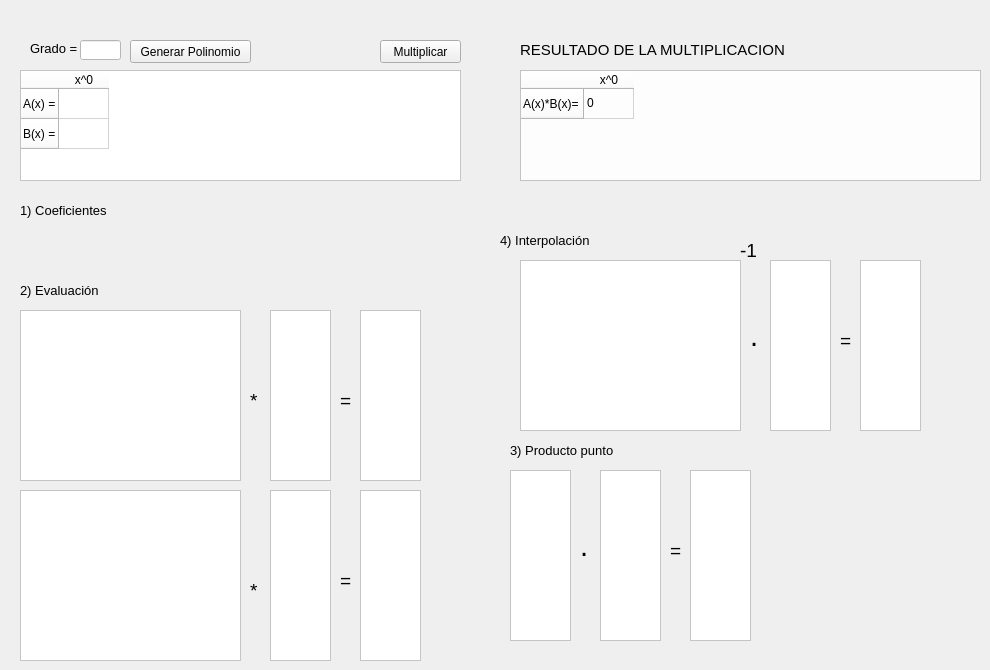
   <widget class="QWidget" name="tab_2">
    <attribute name="title">
     <string>b) FFT, con Matriz de Vandermonde en Reales</string>
    </attribute>
    <widget class="QTableWidget" name="tablaVectorMB">
     <property name="geometry">
      <rect>
       <x>360</x>
       <y>490</y>
       <width>61</width>
       <height>171</height>
      </rect>
     </property>
     <property name="styleSheet">
      <string notr="true">background-color: rgb(255, 255, 255);</string>
     </property>
     <attribute name="horizontalHeaderVisible">
      <bool>false</bool>
     </attribute>
     <attribute name="horizontalHeaderDefaultSectionSize">
      <number>50</number>
     </attribute>
     <attribute name="verticalHeaderVisible">
      <bool>false</bool>
     </attribute>
    </widget>
    <widget class="QLabel" name="lblVectorB">
     <property name="geometry">
      <rect>
       <x>40</x>
       <y>240</y>
       <width>121</width>
       <height>20</height>
      </rect>
     </property>
     <property name="text">
      <string/>
     </property>
    </widget>
    <widget class="QTableWidget" name="tablaVectorB">
     <property name="geometry">
      <rect>
       <x>270</x>
       <y>490</y>
       <width>61</width>
       <height>171</height>
      </rect>
     </property>
     <property name="styleSheet">
      <string notr="true">background-color: rgb(255, 255, 255);</string>
     </property>
     <attribute name="horizontalHeaderVisible">
      <bool>false</bool>
     </attribute>
     <attribute name="horizontalHeaderDefaultSectionSize">
      <number>50</number>
     </attribute>
     <attribute name="verticalHeaderVisible">
      <bool>false</bool>
     </attribute>
    </widget>
    <widget class="QTableWidget" name="matrizReal1_2">
     <property name="geometry">
      <rect>
       <x>20</x>
       <y>490</y>
       <width>221</width>
       <height>171</height>
      </rect>
     </property>
     <property name="styleSheet">
      <string notr="true">background-color: rgb(255, 255, 255);</string>
     </property>
     <attribute name="horizontalHeaderVisible">
      <bool>false</bool>
     </attribute>
     <attribute name="horizontalHeaderDefaultSectionSize">
      <number>50</number>
     </attribute>
     <attribute name="verticalHeaderVisible">
      <bool>false</bool>
     </attribute>
    </widget>
    <widget class="QTableWidget" name="tablaVectorA">
     <property name="geometry">
      <rect>
       <x>270</x>
       <y>310</y>
       <width>61</width>
       <height>171</height>
      </rect>
     </property>
     <property name="styleSheet">
      <string notr="true">background-color: rgb(255, 255, 255);</string>
     </property>
     <attribute name="horizontalHeaderVisible">
      <bool>false</bool>
     </attribute>
     <attribute name="horizontalHeaderDefaultSectionSize">
      <number>50</number>
     </attribute>
     <attribute name="verticalHeaderVisible">
      <bool>false</bool>
     </attribute>
    </widget>
    <widget class="QLabel" name="lblResultadoMatriz_7">
     <property name="geometry">
      <rect>
       <x>340</x>
       <y>390</y>
       <width>16</width>
       <height>20</height>
      </rect>
     </property>
     <property name="font">
      <font>
       <pointsize>14</pointsize>
      </font>
     </property>
     <property name="text">
      <string>=</string>
     </property>
    </widget>
    <widget class="QTableWidget" name="matrizReal1">
     <property name="geometry">
      <rect>
       <x>20</x>
       <y>310</y>
       <width>221</width>
       <height>171</height>
      </rect>
     </property>
     <property name="styleSheet">
      <string notr="true">background-color: rgb(255, 255, 255);</string>
     </property>
     <attribute name="horizontalHeaderVisible">
      <bool>false</bool>
     </attribute>
     <attribute name="horizontalHeaderDefaultSectionSize">
      <number>50</number>
     </attribute>
     <attribute name="verticalHeaderVisible">
      <bool>false</bool>
     </attribute>
    </widget>
    <widget class="QLabel" name="lblResultadoMatriz_8">
     <property name="geometry">
      <rect>
       <x>340</x>
       <y>570</y>
       <width>16</width>
       <height>20</height>
      </rect>
     </property>
     <property name="font">
      <font>
       <pointsize>14</pointsize>
      </font>
     </property>
     <property name="text">
      <string>=</string>
     </property>
    </widget>
    <widget class="QLabel" name="lblResultadoMatriz_6">
     <property name="geometry">
      <rect>
       <x>250</x>
       <y>580</y>
       <width>16</width>
       <height>20</height>
      </rect>
     </property>
     <property name="font">
      <font>
       <pointsize>14</pointsize>
      </font>
     </property>
     <property name="text">
      <string>*</string>
     </property>
    </widget>
    <widget class="QLabel" name="lblResultadoMatriz_4">
     <property name="geometry">
      <rect>
       <x>20</x>
       <y>280</y>
       <width>121</width>
       <height>20</height>
      </rect>
     </property>
     <property name="font">
      <font>
       <pointsize>10</pointsize>
      </font>
     </property>
     <property name="text">
      <string>2) Evaluación</string>
     </property>
    </widget>
    <widget class="QLabel" name="lblGradoPx">
     <property name="geometry">
      <rect>
       <x>30</x>
       <y>40</y>
       <width>81</width>
       <height>16</height>
      </rect>
     </property>
     <property name="font">
      <font>
       <pointsize>10</pointsize>
      </font>
     </property>
     <property name="text">
      <string>Grado =</string>
     </property>
    </widget>
    <widget class="QLabel" name="lblResultadoMatriz_3">
     <property name="geometry">
      <rect>
       <x>20</x>
       <y>200</y>
       <width>121</width>
       <height>20</height>
      </rect>
     </property>
     <property name="font">
      <font>
       <pointsize>10</pointsize>
      </font>
     </property>
     <property name="text">
      <string>1) Coeficientes</string>
     </property>
    </widget>
    <widget class="QTableWidget" name="tablaPol">
     <property name="geometry">
      <rect>
       <x>20</x>
       <y>70</y>
       <width>441</width>
       <height>111</height>
      </rect>
     </property>
     <property name="styleSheet">
      <string notr="true">background-color: rgb(255, 255, 255);</string>
     </property>
     <attribute name="horizontalHeaderDefaultSectionSize">
      <number>50</number>
     </attribute>
     <row>
      <property name="text">
       <string>A(x) =</string>
      </property>
     </row>
     <row>
      <property name="text">
       <string>B(x) =</string>
      </property>
     </row>
     <column>
      <property name="text">
       <string>x^0</string>
      </property>
     </column>
    </widget>
    <widget class="QPushButton" name="btnGenerarPol">
     <property name="geometry">
      <rect>
       <x>130</x>
       <y>40</y>
       <width>121</width>
       <height>23</height>
      </rect>
     </property>
     <property name="text">
      <string>Generar Polinomio</string>
     </property>
    </widget>
    <widget class="QTableWidget" name="tablaVectorMA">
     <property name="geometry">
      <rect>
       <x>360</x>
       <y>310</y>
       <width>61</width>
       <height>171</height>
      </rect>
     </property>
     <property name="styleSheet">
      <string notr="true">background-color: rgb(255, 255, 255);</string>
     </property>
     <attribute name="horizontalHeaderVisible">
      <bool>false</bool>
     </attribute>
     <attribute name="horizontalHeaderDefaultSectionSize">
      <number>50</number>
     </attribute>
     <attribute name="verticalHeaderVisible">
      <bool>false</bool>
     </attribute>
    </widget>
    <widget class="QLabel" name="lblResultadoMatriz_5">
     <property name="geometry">
      <rect>
       <x>250</x>
       <y>390</y>
       <width>16</width>
       <height>20</height>
      </rect>
     </property>
     <property name="font">
      <font>
       <pointsize>14</pointsize>
      </font>
     </property>
     <property name="text">
      <string>*</string>
     </property>
    </widget>
    <widget class="QLineEdit" name="txtGradoPol">
     <property name="geometry">
      <rect>
       <x>80</x>
       <y>40</y>
       <width>41</width>
       <height>20</height>
      </rect>
     </property>
     <property name="styleSheet">
      <string notr="true">background-color: rgb(255, 255, 255);</string>
     </property>
    </widget>
    <widget class="QPushButton" name="btnMulPol">
     <property name="geometry">
      <rect>
       <x>380</x>
       <y>40</y>
       <width>81</width>
       <height>23</height>
      </rect>
     </property>
     <property name="text">
      <string>Multiplicar</string>
     </property>
    </widget>
    <widget class="QLabel" name="lblVectorA">
     <property name="geometry">
      <rect>
       <x>40</x>
       <y>220</y>
       <width>121</width>
       <height>20</height>
      </rect>
     </property>
     <property name="text">
      <string/>
     </property>
    </widget>
    <widget class="QTableWidget" name="TablaColResultado">
     <property name="geometry">
      <rect>
       <x>860</x>
       <y>260</y>
       <width>61</width>
       <height>171</height>
      </rect>
     </property>
     <property name="styleSheet">
      <string notr="true">background-color: rgb(255, 255, 255);</string>
     </property>
     <attribute name="horizontalHeaderVisible">
      <bool>false</bool>
     </attribute>
     <attribute name="horizontalHeaderDefaultSectionSize">
      <number>50</number>
     </attribute>
     <attribute name="verticalHeaderVisible">
      <bool>false</bool>
     </attribute>
    </widget>
    <widget class="QLabel" name="lblResultadoMatriz_14">
     <property name="geometry">
      <rect>
       <x>740</x>
       <y>240</y>
       <width>121</width>
       <height>20</height>
      </rect>
     </property>
     <property name="font">
      <font>
       <pointsize>14</pointsize>
      </font>
     </property>
     <property name="text">
      <string>-1</string>
     </property>
    </widget>
    <widget class="QTableWidget" name="tablaVectorMB_2">
     <property name="geometry">
      <rect>
       <x>600</x>
       <y>470</y>
       <width>61</width>
       <height>171</height>
      </rect>
     </property>
     <property name="styleSheet">
      <string notr="true">background-color: rgb(255, 255, 255);</string>
     </property>
     <attribute name="horizontalHeaderVisible">
      <bool>false</bool>
     </attribute>
     <attribute name="horizontalHeaderDefaultSectionSize">
      <number>50</number>
     </attribute>
     <attribute name="verticalHeaderVisible">
      <bool>false</bool>
     </attribute>
    </widget>
    <widget class="QTableWidget" name="tablaVectorMA_2">
     <property name="geometry">
      <rect>
       <x>510</x>
       <y>470</y>
       <width>61</width>
       <height>171</height>
      </rect>
     </property>
     <property name="styleSheet">
      <string notr="true">background-color: rgb(255, 255, 255);</string>
     </property>
     <attribute name="horizontalHeaderVisible">
      <bool>false</bool>
     </attribute>
     <attribute name="horizontalHeaderDefaultSectionSize">
      <number>50</number>
     </attribute>
     <attribute name="verticalHeaderVisible">
      <bool>false</bool>
     </attribute>
    </widget>
    <widget class="QLabel" name="lblResultadoMatriz_12">
     <property name="geometry">
      <rect>
       <x>500</x>
       <y>230</y>
       <width>121</width>
       <height>20</height>
      </rect>
     </property>
     <property name="font">
      <font>
       <pointsize>10</pointsize>
      </font>
     </property>
     <property name="text">
      <string>4) Interpolación</string>
     </property>
    </widget>
    <widget class="QLabel" name="lblResultadoMatriz_13">
     <property name="geometry">
      <rect>
       <x>750</x>
       <y>320</y>
       <width>16</width>
       <height>31</height>
      </rect>
     </property>
     <property name="font">
      <font>
       <pointsize>22</pointsize>
      </font>
     </property>
     <property name="text">
      <string>.</string>
     </property>
    </widget>
    <widget class="QLabel" name="lblResultadoMatriz_9">
     <property name="geometry">
      <rect>
       <x>510</x>
       <y>440</y>
       <width>121</width>
       <height>20</height>
      </rect>
     </property>
     <property name="font">
      <font>
       <pointsize>10</pointsize>
      </font>
     </property>
     <property name="text">
      <string>3) Producto punto</string>
     </property>
    </widget>
    <widget class="QLabel" name="lblResultadoMatriz_11">
     <property name="geometry">
      <rect>
       <x>580</x>
       <y>530</y>
       <width>16</width>
       <height>31</height>
      </rect>
     </property>
     <property name="font">
      <font>
       <pointsize>22</pointsize>
      </font>
     </property>
     <property name="text">
      <string>.</string>
     </property>
    </widget>
    <widget class="QTableWidget" name="matrizReal1_3">
     <property name="geometry">
      <rect>
       <x>520</x>
       <y>260</y>
       <width>221</width>
       <height>171</height>
      </rect>
     </property>
     <property name="styleSheet">
      <string notr="true">background-color: rgb(255, 255, 255);</string>
     </property>
     <attribute name="horizontalHeaderVisible">
      <bool>false</bool>
     </attribute>
     <attribute name="horizontalHeaderDefaultSectionSize">
      <number>50</number>
     </attribute>
     <attribute name="verticalHeaderVisible">
      <bool>false</bool>
     </attribute>
    </widget>
    <widget class="QLabel" name="lblResultadoMatriz_10">
     <property name="geometry">
      <rect>
       <x>670</x>
       <y>540</y>
       <width>16</width>
       <height>20</height>
      </rect>
     </property>
     <property name="font">
      <font>
       <pointsize>14</pointsize>
      </font>
     </property>
     <property name="text">
      <string>=</string>
     </property>
    </widget>
    <widget class="QTableWidget" name="tablaProductoPunto_2">
     <property name="geometry">
      <rect>
       <x>770</x>
       <y>260</y>
       <width>61</width>
       <height>171</height>
      </rect>
     </property>
     <property name="styleSheet">
      <string notr="true">background-color: rgb(255, 255, 255);</string>
     </property>
     <attribute name="horizontalHeaderVisible">
      <bool>false</bool>
     </attribute>
     <attribute name="horizontalHeaderDefaultSectionSize">
      <number>50</number>
     </attribute>
     <attribute name="verticalHeaderVisible">
      <bool>false</bool>
     </attribute>
    </widget>
    <widget class="QLabel" name="lblResultadoMatriz_2">
     <property name="geometry">
      <rect>
       <x>520</x>
       <y>40</y>
       <width>341</width>
       <height>20</height>
      </rect>
     </property>
     <property name="font">
      <font>
       <pointsize>11</pointsize>
      </font>
     </property>
     <property name="text">
      <string>RESULTADO DE LA MULTIPLICACION</string>
     </property>
    </widget>
    <widget class="QLabel" name="lblResultadoMatriz_15">
     <property name="geometry">
      <rect>
       <x>840</x>
       <y>330</y>
       <width>16</width>
       <height>20</height>
      </rect>
     </property>
     <property name="font">
      <font>
       <pointsize>14</pointsize>
      </font>
     </property>
     <property name="text">
      <string>=</string>
     </property>
    </widget>
    <widget class="QTableWidget" name="tablaResultado">
     <property name="geometry">
      <rect>
       <x>520</x>
       <y>70</y>
       <width>461</width>
       <height>111</height>
      </rect>
     </property>
     <property name="styleSheet">
      <string notr="true">background-color: rgb(253, 253, 253);</string>
     </property>
     <attribute name="horizontalHeaderDefaultSectionSize">
      <number>50</number>
     </attribute>
     <row>
      <property name="text">
       <string>A(x)*B(x)=</string>
      </property>
     </row>
     <column>
      <property name="text">
       <string>x^0</string>
      </property>
     </column>
     <item row="0" column="0">
      <property name="text">
       <string>0</string>
      </property>
     </item>
    </widget>
    <widget class="QTableWidget" name="tablaProductoPunto">
     <property name="geometry">
      <rect>
       <x>690</x>
       <y>470</y>
       <width>61</width>
       <height>171</height>
      </rect>
     </property>
     <property name="styleSheet">
      <string notr="true">background-color: rgb(255, 255, 255);</string>
     </property>
     <attribute name="horizontalHeaderVisible">
      <bool>false</bool>
     </attribute>
     <attribute name="horizontalHeaderDefaultSectionSize">
      <number>50</number>
     </attribute>
     <attribute name="verticalHeaderVisible">
      <bool>false</bool>
     </attribute>
    </widget>
   </widget>
